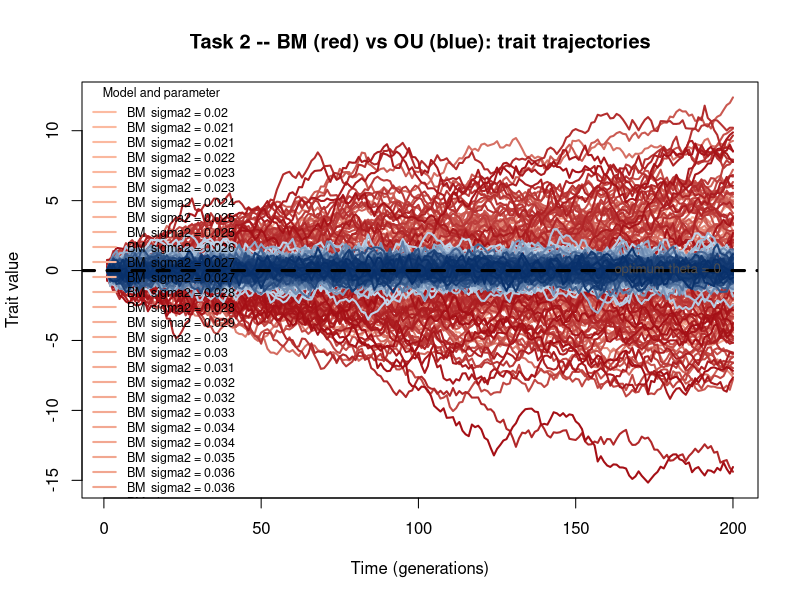

Recreate this plot in R.
################################################################################
##                                                                            ##
##  TASK 2                                                                    ##
##  Brownian Motion vs Ornstein-Uhlenbeck -- comparing evolutionary models   ##
##                                                                            ##
##  BACKGROUND                                                                ##
##  BM: trait increments are i.i.d. N(0, sigma2). Variance grows without     ##
##  bound as sigma2 * t. The trajectory is a random walk with no attractor.  ##
##                                                                            ##
##  OU: a deterministic pull towards optimum theta is added:                 ##
##    X(t) = X(t-1) + alpha*(theta - X(t-1)) + N(0, sigma2)                 ##
##  alpha controls the strength of stabilising selection. Large alpha ->      ##
##  strong pull, trait stays near theta. alpha = 0 recovers BM.              ##
##                                                                            ##
##  We simulate 10 BM trajectories with increasing sigma2 (red palette) and   ##
##  10 OU trajectories with increasing alpha at fixed sigma2 (blue palette).  ##
##                                                                            ##
################################################################################


# -------------------------------
# 0. Clean workspace
# -------------------------------
rm(list = ls())


# -------------------------------
# 1. Set random seed (reproducibility)
# -------------------------------
set.seed(12)


# -------------------------------
# 2. Define simulation parameters
# -------------------------------

n_steps <- 200
n_traj  <- 200       # trajectories per model
theta   <- 0         # OU optimum


# -------------------------------
# 3. Define parameter gradients
# -------------------------------

# BM: increasing variance per step
sigma2_bm <- seq(0.02, 0.15, length.out = n_traj)

# OU: increasing selection strength
alpha_ou  <- seq(0.05, 0.3, length.out = n_traj)

# OU: fixed noise variance
sigma2_ou <- 0.1


# -------------------------------
# 4. Initialize storage matrix
# -------------------------------

# Columns 1:n_traj = BM
# Columns (n_traj+1):(2*n_traj) = OU
traj <- matrix(0, nrow = n_steps, ncol = n_traj * 2)


# -------------------------------
# 5. Simulate BM and OU processes
# -------------------------------

for (i in seq_len(n_traj)) {
  
  # ---- BM process ----
  # Cumulative sum of N(0, sigma2) increments
  traj[, i] <- cumsum(rnorm(n_steps, mean = 0, sd = sqrt(sigma2_bm[i])))
  
  
  # ---- OU process ----
  # Euler-Maruyama discretisation, starting at 0
  x <- 0  
  traj[1, i + n_traj] <- x
  
  for (t in 2:n_steps) {
    # Deterministic pull + stochastic noise
    x <- x + alpha_ou[i] * (theta - x) +
      rnorm(1, mean = 0, sd = sqrt(sigma2_ou))
    
    traj[t, i + n_traj] <- x
  }
}


# -------------------------------
# 6. Define color palettes
# -------------------------------

# Light = weak parameter, Dark = strong parameter
cols_bm <- colorRampPalette(c("#fcbba1", "#a50f15"))(n_traj)  # BM (red)
cols_ou <- colorRampPalette(c("#c6dbef", "#08306b"))(n_traj)  # OU (blue)


# -------------------------------
# 7. Plot trajectories
# -------------------------------

matplot(traj,
        type = "l",
        col  = c(cols_bm, cols_ou),
        lwd  = 2,
        lty  = 1,
        xlab = "Time (generations)",
        ylab = "Trait value",
        main = "Task 2 -- BM (red) vs OU (blue): trait trajectories")


# -------------------------------
# 8. Add OU optimum reference line
# -------------------------------

abline(h = theta, lty = 2, col = "black", lwd = 3)


# -------------------------------
# 9. Label the optimum
# -------------------------------

text(x = n_steps * 0.98, y = theta + 0.05,
     labels = paste0("optimum theta = ", theta),
     adj = 1, cex = 0.8, col = "grey30")


# -------------------------------
# 10. Add legend
# -------------------------------

legend("topleft",
       legend = c(paste0("BM  sigma2 = ", round(sigma2_bm, 3)),
                  paste0("OU  alpha = ",  round(alpha_ou,  2))),
       col    = c(cols_bm, cols_ou),
       lty    = 1, lwd = 2, bty = "n", cex = 0.75,
       title  = "Model and parameter")
